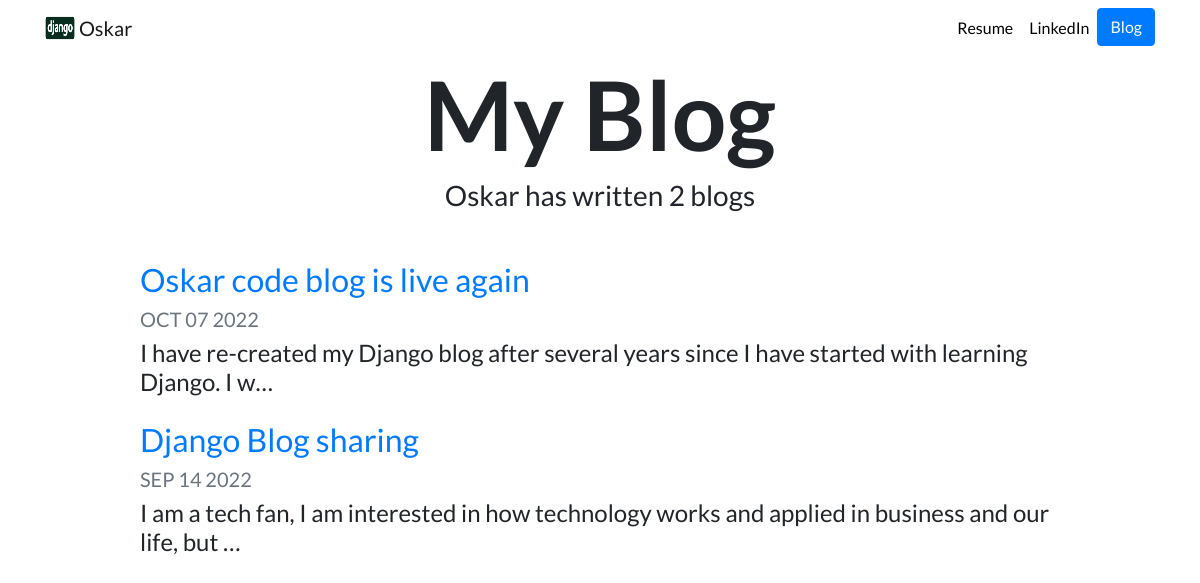
Screenshot of /blog/ with the database file from the repository.
### blog/models.py (models this page shows, shortened)
class Blog(models.Model):
          title = models.CharField(max_length = 100)
          description = models.TextField()
          date = models.DateField()

### blog/views.py (the view)
# urls.py: path('',views.all_blogs, name = 'all_blogs'),
def all_blogs(request):
          blogs = Blog.objects.order_by('-date')
          return render(request, 'blog/all_blogs.html',{'blogs': blogs})

### blog/templates/blog/all_blogs.html
{% extends "portfolio/base.html" %}
{% load static %}
{% block content %}
<h1 id="blogtitle" class="font-weight-bold text-center"> My Blog</h1>
<h3 class="text-center mb-5">Oskar has written {{ blogs.count }} blog{{ blogs.count|pluralize }}</h3>
{% for blog in blogs %}
<div class="row justify-content-center my-3">
  <div class="col-md-10">
    <a href="{% url 'blog:detail' blog.id %}">
      <h2>{{ blog.title }}</h2>
    </a>
    <h5 class="text-muted">{{ blog.date|date:'M d Y'|upper }}</h5>
    <h4>{{ blog.description|striptags|truncatechars:100 }}</h4>
  </div>
</div>
{% endfor %}
{% endblock %}

### portfolio/static/portfolio/custom.css (style rules this page uses)
body { font-family: 'Lato', sans-serif; }
#blogtitle { font-size: 6rem; }

### rows the page displays
Blog: title "Oskar code blog is live again", date "OCT 07 2022", description "I have re-created my Django blog after several years since I have started with learning Django. I w…"
Blog: title "Django Blog sharing", date "SEP 14 2022", description "I am a tech fan, I am interested in how technology works and applied in business and our life, but …"

### other values shown
{{ blogs.count }} "2"
